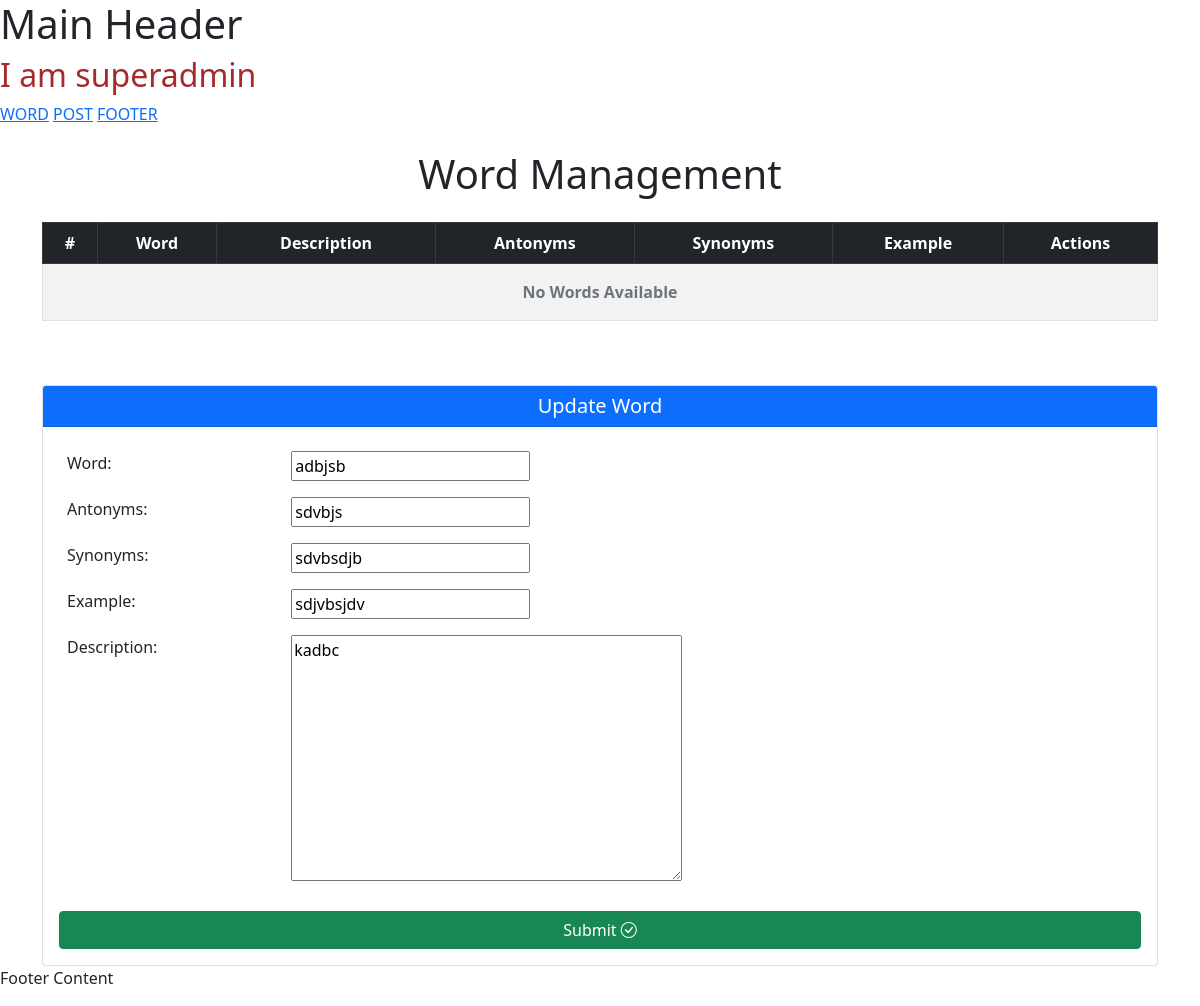
The app's page /apiword/edit/26/, older data.
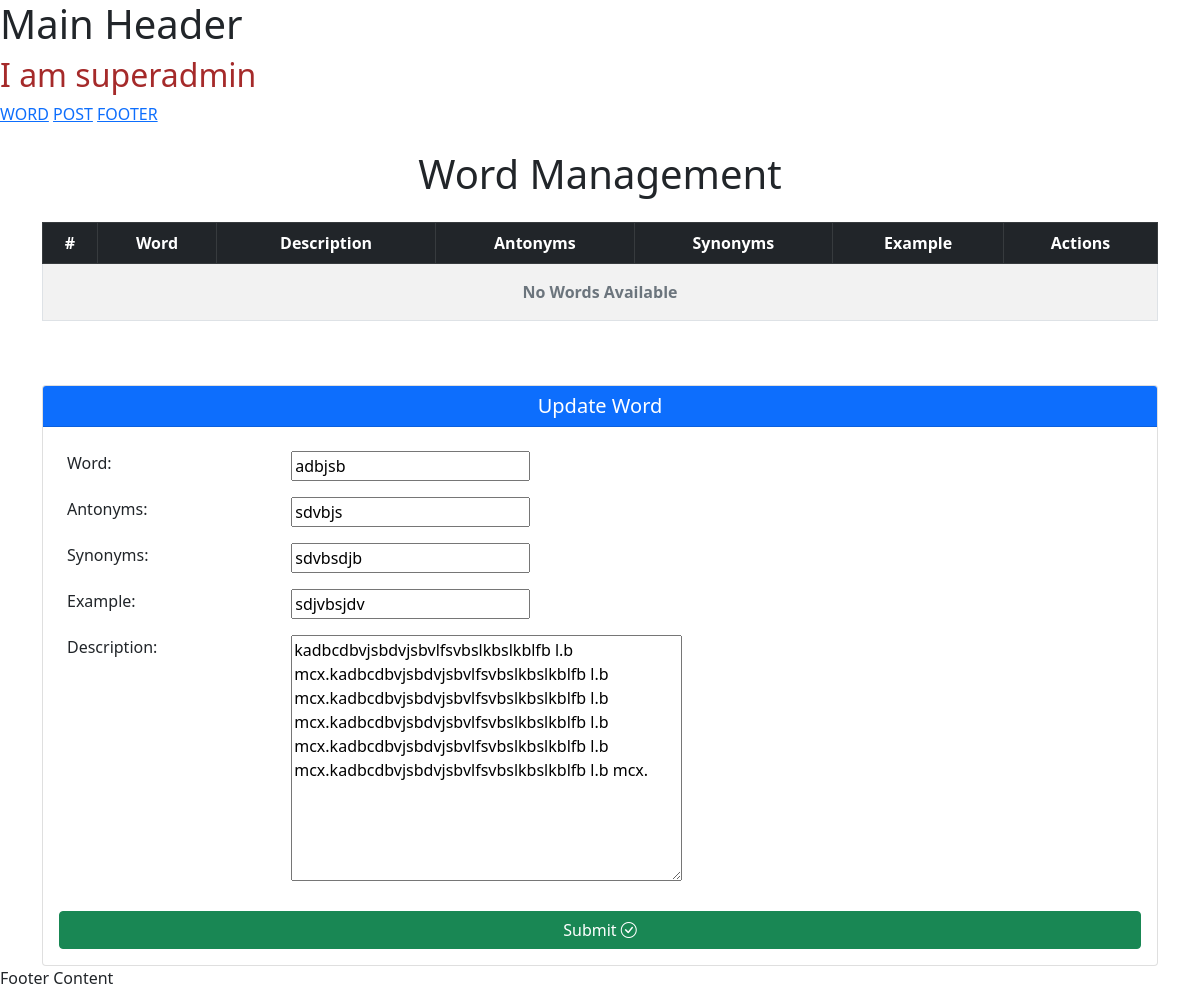
The same page, newer data.
### api/models.py (models this page shows, shortened)
class WordModel(models.Model):
    word = models.CharField(max_length=100, default="", unique=True)
    antonyms = models.CharField(max_length=100, default="")
    synonyms = models.CharField(max_length=100, default="")
    example = models.CharField(max_length=500, default="")
    created_at = models.DateTimeField(auto_now_add=True)
    description = models.TextField(default="")

### api/views.py (the view)
# urls.py: path("apiword/edit/<int:id>/", adminWordUpdateApi, name="updateword"),
def adminWordUpdateApi(request, id):
    word = get_object_or_404(WordModel, id=id)
    wordform = WordForm(request.POST or None, instance=word)
    if request.method == "POST" and wordform.is_valid():
        wordform.save()
        messages.success(request, "Word updated successfully!")
        return redirect("apiword")
    context = {
        "wordform": wordform,
        "word": word,
    }
    return render(request, "admin/admin.html", context)

### api/forms.py
class WordForm(forms.ModelForm):
    class Meta:
        model = WordModel
        fields = '__all__'

### api/Templates/admin/admin.html (shortened to what this page needs)
{% extends "admin/supermain.html" %}
{% block admin %}
<div class="container mt-4 position-relative">
  <h1 class="text-center mb-4">Word Management</h1>
  <div class="table-responsive">
    <table class="table table-bordered table-striped">
      <thead class="table-dark">
        <tr>
          <th class="text-center">#</th>
          <th class="text-center">Word</th>
          <th class="text-center">Description</th>
          <th class="text-center">Antonyms</th>
          <th class="text-center">Synonyms</th>
          <th class="text-center">Example</th>
          <th class="text-center">Actions</th>
        </tr>
      </thead>
      <tbody>
        {% if ApiWordsList %}
          {% for word in ApiWordsList %}
          <tr style="height: 50px">
            <td class="text-center align-middle">{{ forloop.counter }}</td>
            <td class="text-center align-middle">{{ word.word }}</td>
            <td class="text-center align-middle" style="padding: 0 10px; white-space: nowrap; overflow: hidden; text-overflow: ellipsis; max-width: 50px;">{{ word.description }}</td>
            <td class="text-center align-middle">{{ word.antonyms }}</td>
            <td class="text-center align-middle">{{ word.synonyms }}</td>
            <td class="text-center align-middle">{{ word.example }}</td>
            <td class="text-center align-middle">
              <div class="d-flex justify-content-center gap-2">
                <a
                  href="{% url 'updateword' word.id %}"
                  class="btn btn-warning btn-sm"
                  title="Edit Word"
                >
                  <i class="bi bi-pencil-square"></i>
                </a>
                <form
                  action="{% url 'deleteword' word.id %}"
                  method="POST"
                  onsubmit="return confirm('Are you sure you want to delete this word?');"
                  style="display: inline;"
                >
                  {% csrf_token %}
                  <button
                    type="submit"
                    class="btn btn-danger btn-sm"
                    title="Delete Word"
                  >
                    <i class="bi bi-trash"></i>
                  </button>
                </form>
              </div>
            </td>
          </tr>
          {% endfor %}
        {% else %}
        <tr>
          <td colspan="7" class="text-center py-3">
            <p class="m-0 fw-bold text-muted">No Words Available</p>
          </td>
        </tr>
        {% endif %}
      </tbody>
    </table>
  </div>
  <div class="card mt-5">
    <div class="card-header bg-primary">
      <h5 class="mb-0 text-center text-white">
        {% if wordform.instance.id %} Update Word {% else %} Add New Word {% endif %}
      </h5>
    </div>
    <div class="card-body">
      <form
        action="{% if wordform.instance.id %}{% url 'updateword' wordform.instance.id %}{% else %}{% url 'apiword' %}{% endif %}"
        method="POST"
      >
        <table class="table table-borderless">
          {% for field in wordform %}
          <tr>
            <td>{{ field.label_tag }}</td>
            <td>
              {{ field }}
            </td>
          </tr>
          {% endfor %}
        </table>
        <button type="submit" name="word_submit" class="btn btn-success w-100">
          Submit
          <i class="bi bi-check-circle"></i>
        </button>
      </form>
    </div>
  </div>
</div>
{% endblock %}

### api/Templates/admin/supermain.html (shortened to what this page needs)
{% load static %}
<!DOCTYPE html>
<html lang="en">
  <head>
    <link
      rel="stylesheet"
      href="https://cdn.jsdelivr.net/npm/bootstrap-icons@1.11.3/font/bootstrap-icons.css"
    />
    <link
      href="https://cdn.jsdelivr.net/npm/bootstrap@5.0.2/dist/css/bootstrap.min.css"
      rel="stylesheet"
    />
  </head>
  <body>
    <header>
      <h1>Main Header</h1>
    </header>
    <main>
      <h2 style="color: brown">I am superadmin</h2>
      <a href="{% url 'apiword' %}">WORD</a>
      <a href="{% url 'apipost' %}">POST</a>
      <a href="{% url 'apifooter' %}">FOOTER</a>
      {% block admin %} {% endblock %}
    </main>
    <footer>
      <p>Footer Content</p>
    </footer>
  </body>
</html>

Row changes from the older to the newer data that the page shows:
changed WordModel "adbjsb": description "kadbc" → "kadbcdbvjsbdvjsbvlfsvbslkbslkblfb l.b mcx.kadbcdbvjsbdvjsbvlfsvbslkbslkblfb l.b mcx.kadbcdbvjsbdvjsbvlfsvbslkbslkblfb l.b mcx.kadbcdbvjsbdvjsbvlfsvbslkbslkblfb l.b mcx.kadbcdbvjsbdvjsbvlfsvbslkbslkblfb l.b mcx.kadbcdbvjsbdvjsbvlfsvbslkbslkblfb l.b mcx."
